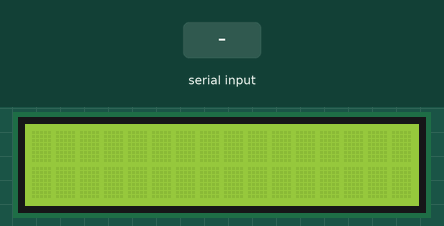
This sketch was run on a simulated Arduino Uno, built with avr-gcc and run on an emulated ATmega328P. Parts: 16×2 character LCD. Inputs (shaded band) come from the test bench.

Above: at 1.2 s.
1.3 s: "1" received over Serial
At 3.1 s:
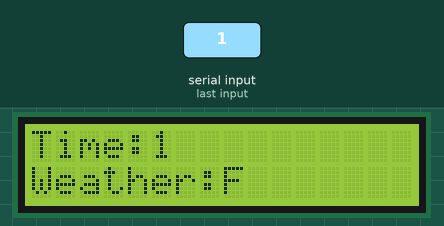
3.8 s: "0" received over Serial
At 6.0 s:
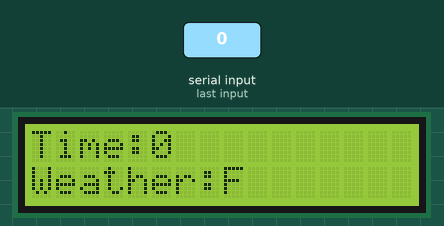
6.3 s: "2" received over Serial
At 8.1 s:
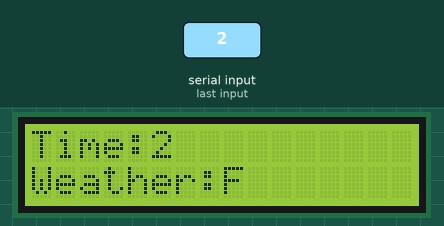
Timing chart, 0 to 9.6 s (numbered marks = the images above; inputs shaded):
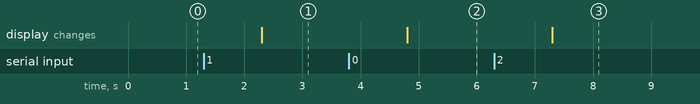

The sketch:

led.ino
```cpp
/*
Created on Apr 16, 2019

@author: Venkat Prasad Krishnamurthy
@author: Jaydeep Shah
*/

#include <LiquidCrystal.h>

// initialize the library by associating any needed LCD interface pin
// with the arduino pin number it is connected to
const int rs = 12, en = 11, d4 = 5, d5 = 4, d6 = 3, d7 = 2;
LiquidCrystal lcd(rs, en, d4, d5, d6, d7);

String substring(char s[], int p, int l) {
  String ret = "";
   int c = 0;

   while (c < l) {
      ret[c] = s[p+c-1];
      c++;
   }
   ret[c] = '\0';
   return ret;
}


void setup() {
  // set up the LCD's number of columns and rows:
  lcd.begin(16, 2);
  // Print a message to the LCD.
  Serial.begin(9600);
}

void loop() {

  while (Serial.available() > 0) {

    String text = Serial.readString();
    lcd.setCursor(0,0);
    lcd.print("Time:"+text.substring(0,5));
    lcd.setCursor(0,1);
    lcd.print("Weather:"+text.substring(6,11)+"F");
  // print the number of seconds since reset:
        }
}
```

Measured:
- after the input at 1.3 s, the display: changes after 1.0 s (image 1)
- after the input at 3.8 s, the display: changes after 1.0 s (image 2)
- after the input at 6.3 s, the display: changes after 1.0 s (image 3)
